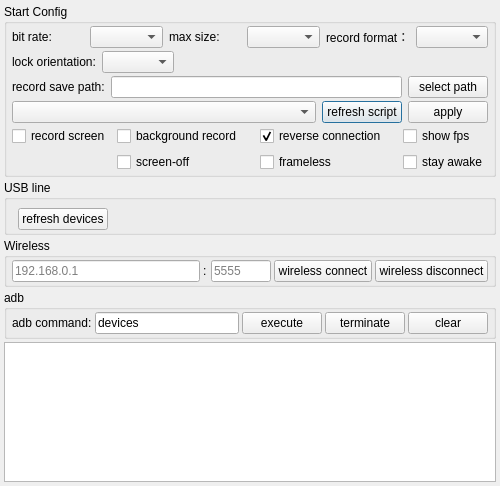
<?xml version="1.0" encoding="UTF-8"?>
<ui version="4.0">
 <class>Dialog</class>
 <widget class="QDialog" name="Dialog">
  <property name="geometry">
   <rect>
    <x>0</x>
    <y>0</y>
    <width>500</width>
    <height>451</height>
   </rect>
  </property>
  <property name="minimumSize">
   <size>
    <width>500</width>
    <height>0</height>
   </size>
  </property>
  <property name="maximumSize">
   <size>
    <width>500</width>
    <height>16777215</height>
   </size>
  </property>
  <property name="windowTitle">
   <string notr="true">QtScrcpy</string>
  </property>
  <layout class="QVBoxLayout" name="verticalLayout_2">
   <property name="spacing">
    <number>3</number>
   </property>
   <property name="leftMargin">
    <number>4</number>
   </property>
   <property name="topMargin">
    <number>4</number>
   </property>
   <property name="rightMargin">
    <number>4</number>
   </property>
   <property name="bottomMargin">
    <number>4</number>
   </property>
   <item>
    <widget class="QGroupBox" name="configGroupBox">
     <property name="title">
      <string>Start Config</string>
     </property>
     <layout class="QVBoxLayout" name="verticalLayout_3">
      <property name="spacing">
       <number>3</number>
      </property>
      <property name="leftMargin">
       <number>5</number>
      </property>
      <property name="topMargin">
       <number>2</number>
      </property>
      <property name="rightMargin">
       <number>5</number>
      </property>
      <property name="bottomMargin">
       <number>2</number>
      </property>
      <item>
       <widget class="QWidget" name="configWidget1" native="true">
        <layout class="QHBoxLayout" name="horizontalLayout_5">
         <property name="leftMargin">
          <number>0</number>
         </property>
         <property name="topMargin">
          <number>0</number>
         </property>
         <property name="rightMargin">
          <number>0</number>
         </property>
         <property name="bottomMargin">
          <number>0</number>
         </property>
         <item>
          <widget class="QLabel" name="label_3">
           <property name="text">
            <string>bit rate:</string>
           </property>
          </widget>
         </item>
         <item>
          <widget class="QComboBox" name="bitRateBox">
           <property name="toolTip">
            <string/>
           </property>
           <property name="currentText">
            <string/>
           </property>
          </widget>
         </item>
         <item>
          <widget class="QLabel" name="label_4">
           <property name="text">
            <string>max size:</string>
           </property>
          </widget>
         </item>
         <item>
          <widget class="QComboBox" name="maxSizeBox">
           <property name="toolTip">
            <string/>
           </property>
          </widget>
         </item>
         <item>
          <widget class="QLabel" name="label_6">
           <property name="text">
            <string>record format：</string>
           </property>
          </widget>
         </item>
         <item>
          <widget class="QComboBox" name="formatBox"/>
         </item>
        </layout>
       </widget>
      </item>
      <item>
       <widget class="QWidget" name="configWidget5" native="true">
        <layout class="QHBoxLayout" name="horizontalLayout_7">
         <property name="leftMargin">
          <number>0</number>
         </property>
         <property name="topMargin">
          <number>0</number>
         </property>
         <property name="rightMargin">
          <number>0</number>
         </property>
         <property name="bottomMargin">
          <number>0</number>
         </property>
         <item>
          <widget class="QLabel" name="label_8">
           <property name="text">
            <string>lock orientation:</string>
           </property>
          </widget>
         </item>
         <item>
          <widget class="QComboBox" name="lockOrientationBox"/>
         </item>
         <item>
          <spacer name="horizontalSpacer">
           <property name="orientation">
            <enum>Qt::Horizontal</enum>
           </property>
           <property name="sizeHint" stdset="0">
            <size>
             <width>40</width>
             <height>20</height>
            </size>
           </property>
          </spacer>
         </item>
        </layout>
       </widget>
      </item>
      <item>
       <widget class="QWidget" name="configWidget2" native="true">
        <layout class="QHBoxLayout" name="horizontalLayout_6">
         <property name="leftMargin">
          <number>0</number>
         </property>
         <property name="topMargin">
          <number>0</number>
         </property>
         <property name="rightMargin">
          <number>0</number>
         </property>
         <property name="bottomMargin">
          <number>0</number>
         </property>
         <item>
          <widget class="QLabel" name="label_5">
           <property name="text">
            <string>record save path:</string>
           </property>
           <property name="buddy">
            <cstring>recordPathEdt</cstring>
           </property>
          </widget>
         </item>
         <item>
          <widget class="QLineEdit" name="recordPathEdt">
           <property name="readOnly">
            <bool>true</bool>
           </property>
          </widget>
         </item>
         <item>
          <widget class="QPushButton" name="selectRecordPathBtn">
           <property name="text">
            <string>select path</string>
           </property>
           <property name="autoDefault">
            <bool>false</bool>
           </property>
          </widget>
         </item>
        </layout>
       </widget>
      </item>
      <item>
       <widget class="QWidget" name="configWidget4" native="true">
        <layout class="QHBoxLayout" name="horizontalLayout_8">
         <property name="leftMargin">
          <number>0</number>
         </property>
         <property name="topMargin">
          <number>0</number>
         </property>
         <property name="rightMargin">
          <number>0</number>
         </property>
         <property name="bottomMargin">
          <number>0</number>
         </property>
         <item>
          <widget class="QComboBox" name="gameBox">
           <property name="sizePolicy">
            <sizepolicy hsizetype="Expanding" vsizetype="Fixed">
             <horstretch>0</horstretch>
             <verstretch>0</verstretch>
            </sizepolicy>
           </property>
          </widget>
         </item>
         <item>
          <widget class="QPushButton" name="refreshGameScriptBtn">
           <property name="text">
            <string>refresh script</string>
           </property>
          </widget>
         </item>
         <item>
          <widget class="QPushButton" name="applyScriptBtn">
           <property name="text">
            <string>apply</string>
           </property>
          </widget>
         </item>
        </layout>
       </widget>
      </item>
      <item>
       <widget class="QWidget" name="configWidget3" native="true">
        <layout class="QGridLayout" name="gridLayout">
         <property name="leftMargin">
          <number>0</number>
         </property>
         <property name="topMargin">
          <number>0</number>
         </property>
         <property name="rightMargin">
          <number>0</number>
         </property>
         <property name="bottomMargin">
          <number>0</number>
         </property>
         <item row="1" column="1">
          <widget class="QCheckBox" name="closeScreenCheck">
           <property name="sizePolicy">
            <sizepolicy hsizetype="Expanding" vsizetype="Fixed">
             <horstretch>0</horstretch>
             <verstretch>0</verstretch>
            </sizepolicy>
           </property>
           <property name="text">
            <string>screen-off</string>
           </property>
          </widget>
         </item>
         <item row="1" column="3">
          <widget class="QCheckBox" name="framelessCheck">
           <property name="text">
            <string>frameless</string>
           </property>
          </widget>
         </item>
         <item row="0" column="1">
          <widget class="QCheckBox" name="notDisplayCheck">
           <property name="sizePolicy">
            <sizepolicy hsizetype="Expanding" vsizetype="Fixed">
             <horstretch>0</horstretch>
             <verstretch>0</verstretch>
            </sizepolicy>
           </property>
           <property name="text">
            <string>background record</string>
           </property>
           <property name="checkable">
            <bool>false</bool>
           </property>
          </widget>
         </item>
         <item row="0" column="3">
          <widget class="QCheckBox" name="useReverseCheck">
           <property name="sizePolicy">
            <sizepolicy hsizetype="Expanding" vsizetype="Fixed">
             <horstretch>0</horstretch>
             <verstretch>0</verstretch>
            </sizepolicy>
           </property>
           <property name="text">
            <string>reverse connection</string>
           </property>
           <property name="checked">
            <bool>true</bool>
           </property>
          </widget>
         </item>
         <item row="0" column="0">
          <widget class="QCheckBox" name="recordScreenCheck">
           <property name="text">
            <string>record screen</string>
           </property>
          </widget>
         </item>
         <item row="0" column="4">
          <widget class="QCheckBox" name="fpsCheck">
           <property name="text">
            <string>show fps</string>
           </property>
          </widget>
         </item>
         <item row="1" column="4">
          <widget class="QCheckBox" name="stayAwakeCheck">
           <property name="text">
            <string>stay awake</string>
           </property>
          </widget>
         </item>
        </layout>
       </widget>
      </item>
     </layout>
    </widget>
   </item>
   <item>
    <widget class="QGroupBox" name="usbGroupBox">
     <property name="title">
      <string>USB line</string>
     </property>
     <layout class="QVBoxLayout" name="verticalLayout">
      <property name="topMargin">
       <number>2</number>
      </property>
      <property name="bottomMargin">
       <number>2</number>
      </property>
      <item>
       <layout class="QHBoxLayout" name="horizontalLayout_10"/>
      </item>
      <item>
       <widget class="QWidget" name="usbWidget1" native="true">
        <layout class="QHBoxLayout" name="horizontalLayout_3">
         <property name="leftMargin">
          <number>0</number>
         </property>
         <property name="topMargin">
          <number>0</number>
         </property>
         <property name="rightMargin">
          <number>0</number>
         </property>
         <property name="bottomMargin">
          <number>0</number>
         </property>
        </layout>
       </widget>
      </item>
      <item>
       <widget class="QWidget" name="usbWidget2" native="true">
        <layout class="QHBoxLayout" name="horizontalLayout_4">
         <property name="leftMargin">
          <number>0</number>
         </property>
         <property name="topMargin">
          <number>0</number>
         </property>
         <property name="rightMargin">
          <number>0</number>
         </property>
         <property name="bottomMargin">
          <number>0</number>
         </property>
         <item>
          <widget class="QPushButton" name="updateDevice">
           <property name="text">
            <string>refresh devices</string>
           </property>
           <property name="autoDefault">
            <bool>false</bool>
           </property>
          </widget>
         </item>
         <item>
          <spacer name="horizontalSpacer_2">
           <property name="orientation">
            <enum>Qt::Horizontal</enum>
           </property>
           <property name="sizeHint" stdset="0">
            <size>
             <width>40</width>
             <height>20</height>
            </size>
           </property>
          </spacer>
         </item>
        </layout>
       </widget>
      </item>
     </layout>
    </widget>
   </item>
   <item>
    <widget class="QGroupBox" name="wirelessGroupBox">
     <property name="title">
      <string>Wireless</string>
     </property>
     <layout class="QHBoxLayout" name="horizontalLayout">
      <property name="spacing">
       <number>3</number>
      </property>
      <property name="leftMargin">
       <number>5</number>
      </property>
      <property name="topMargin">
       <number>2</number>
      </property>
      <property name="rightMargin">
       <number>5</number>
      </property>
      <property name="bottomMargin">
       <number>2</number>
      </property>
      <item>
       <widget class="QLineEdit" name="deviceIpEdt">
        <property name="text">
         <string/>
        </property>
        <property name="maxLength">
         <number>128</number>
        </property>
        <property name="placeholderText">
         <string notr="true">192.168.0.1</string>
        </property>
       </widget>
      </item>
      <item>
       <widget class="QLabel" name="label">
        <property name="minimumSize">
         <size>
          <width>5</width>
          <height>0</height>
         </size>
        </property>
        <property name="maximumSize">
         <size>
          <width>5</width>
          <height>16777215</height>
         </size>
        </property>
        <property name="text">
         <string notr="true">:</string>
        </property>
       </widget>
      </item>
      <item>
       <widget class="QLineEdit" name="devicePortEdt">
        <property name="sizePolicy">
         <sizepolicy hsizetype="Maximum" vsizetype="Fixed">
          <horstretch>0</horstretch>
          <verstretch>0</verstretch>
         </sizepolicy>
        </property>
        <property name="maximumSize">
         <size>
          <width>60</width>
          <height>16777215</height>
         </size>
        </property>
        <property name="text">
         <string/>
        </property>
        <property name="maxLength">
         <number>6</number>
        </property>
        <property name="placeholderText">
         <string notr="true">5555</string>
        </property>
       </widget>
      </item>
      <item>
       <widget class="QPushButton" name="wirelessConnectBtn">
        <property name="sizePolicy">
         <sizepolicy hsizetype="Minimum" vsizetype="Fixed">
          <horstretch>0</horstretch>
          <verstretch>0</verstretch>
         </sizepolicy>
        </property>
        <property name="text">
         <string>wireless connect</string>
        </property>
        <property name="autoDefault">
         <bool>false</bool>
        </property>
       </widget>
      </item>
      <item>
       <widget class="QPushButton" name="wirelessDisConnectBtn">
        <property name="sizePolicy">
         <sizepolicy hsizetype="Minimum" vsizetype="Fixed">
          <horstretch>0</horstretch>
          <verstretch>0</verstretch>
         </sizepolicy>
        </property>
        <property name="text">
         <string>wireless disconnect</string>
        </property>
        <property name="autoDefault">
         <bool>false</bool>
        </property>
       </widget>
      </item>
     </layout>
    </widget>
   </item>
   <item>
    <widget class="QGroupBox" name="adbGroupBox">
     <property name="title">
      <string notr="true">adb</string>
     </property>
     <layout class="QHBoxLayout" name="horizontalLayout_2">
      <property name="spacing">
       <number>3</number>
      </property>
      <property name="leftMargin">
       <number>5</number>
      </property>
      <property name="topMargin">
       <number>2</number>
      </property>
      <property name="rightMargin">
       <number>5</number>
      </property>
      <property name="bottomMargin">
       <number>2</number>
      </property>
      <item>
       <widget class="QLabel" name="label_7">
        <property name="text">
         <string>adb command:</string>
        </property>
        <property name="buddy">
         <cstring>adbCommandEdt</cstring>
        </property>
       </widget>
      </item>
      <item>
       <widget class="QLineEdit" name="adbCommandEdt">
        <property name="text">
         <string notr="true">devices</string>
        </property>
       </widget>
      </item>
      <item>
       <widget class="QPushButton" name="adbCommandBtn">
        <property name="sizePolicy">
         <sizepolicy hsizetype="Minimum" vsizetype="Fixed">
          <horstretch>0</horstretch>
          <verstretch>0</verstretch>
         </sizepolicy>
        </property>
        <property name="text">
         <string>execute</string>
        </property>
       </widget>
      </item>
      <item>
       <widget class="QPushButton" name="stopAdbBtn">
        <property name="sizePolicy">
         <sizepolicy hsizetype="Minimum" vsizetype="Fixed">
          <horstretch>0</horstretch>
          <verstretch>0</verstretch>
         </sizepolicy>
        </property>
        <property name="text">
         <string>terminate</string>
        </property>
       </widget>
      </item>
      <item>
       <widget class="QPushButton" name="clearOut">
        <property name="sizePolicy">
         <sizepolicy hsizetype="Minimum" vsizetype="Fixed">
          <horstretch>0</horstretch>
          <verstretch>0</verstretch>
         </sizepolicy>
        </property>
        <property name="text">
         <string>clear</string>
        </property>
       </widget>
      </item>
     </layout>
    </widget>
   </item>
   <item>
    <widget class="QTextEdit" name="outEdit">
     <property name="minimumSize">
      <size>
       <width>0</width>
       <height>140</height>
      </size>
     </property>
     <property name="focusPolicy">
      <enum>Qt::ClickFocus</enum>
     </property>
     <property name="documentTitle">
      <string/>
     </property>
     <property name="readOnly">
      <bool>true</bool>
     </property>
    </widget>
   </item>
  </layout>
 </widget>
 <layoutdefault spacing="6" margin="11"/>
 <tabstops>
  <tabstop>deviceIpEdt</tabstop>
  <tabstop>devicePortEdt</tabstop>
  <tabstop>wirelessConnectBtn</tabstop>
  <tabstop>wirelessDisConnectBtn</tabstop>
  <tabstop>adbCommandEdt</tabstop>
  <tabstop>adbCommandBtn</tabstop>
  <tabstop>stopAdbBtn</tabstop>
  <tabstop>clearOut</tabstop>
 </tabstops>
 <resources/>
 <connections/>
</ui>
